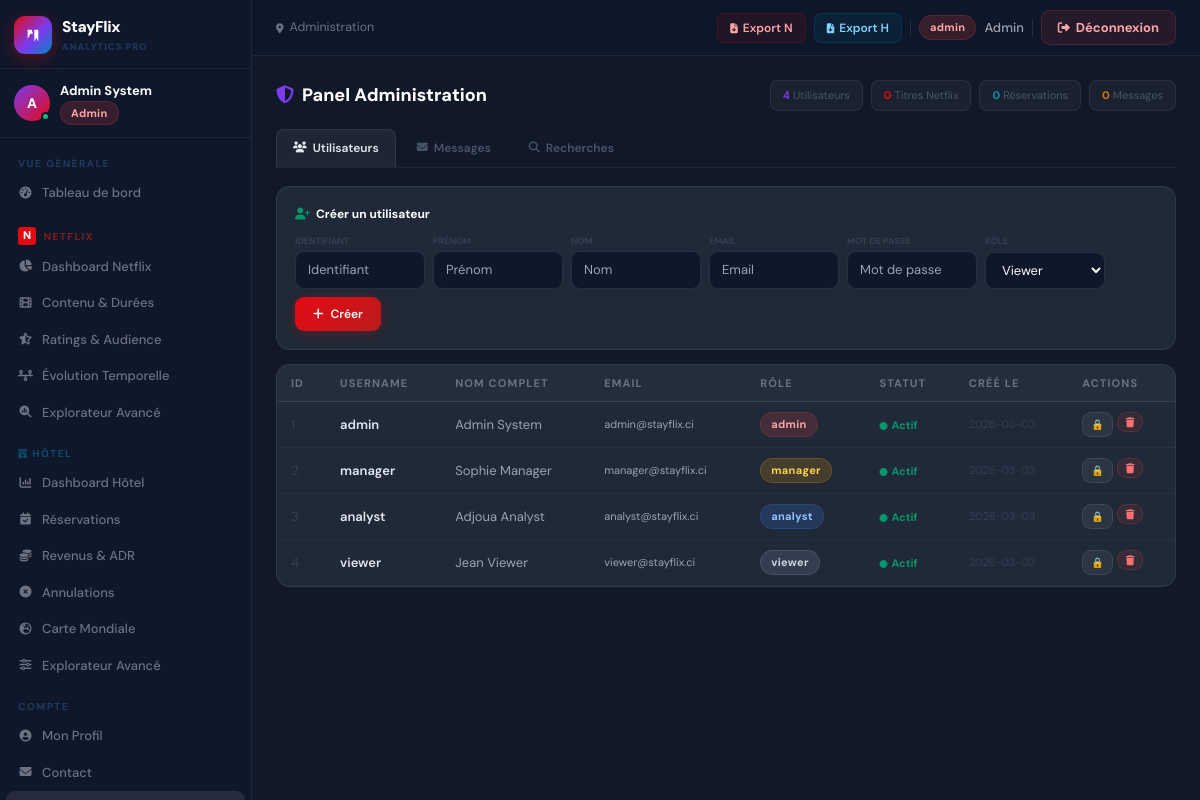
Page /admin (signed in) on the earlier database version.
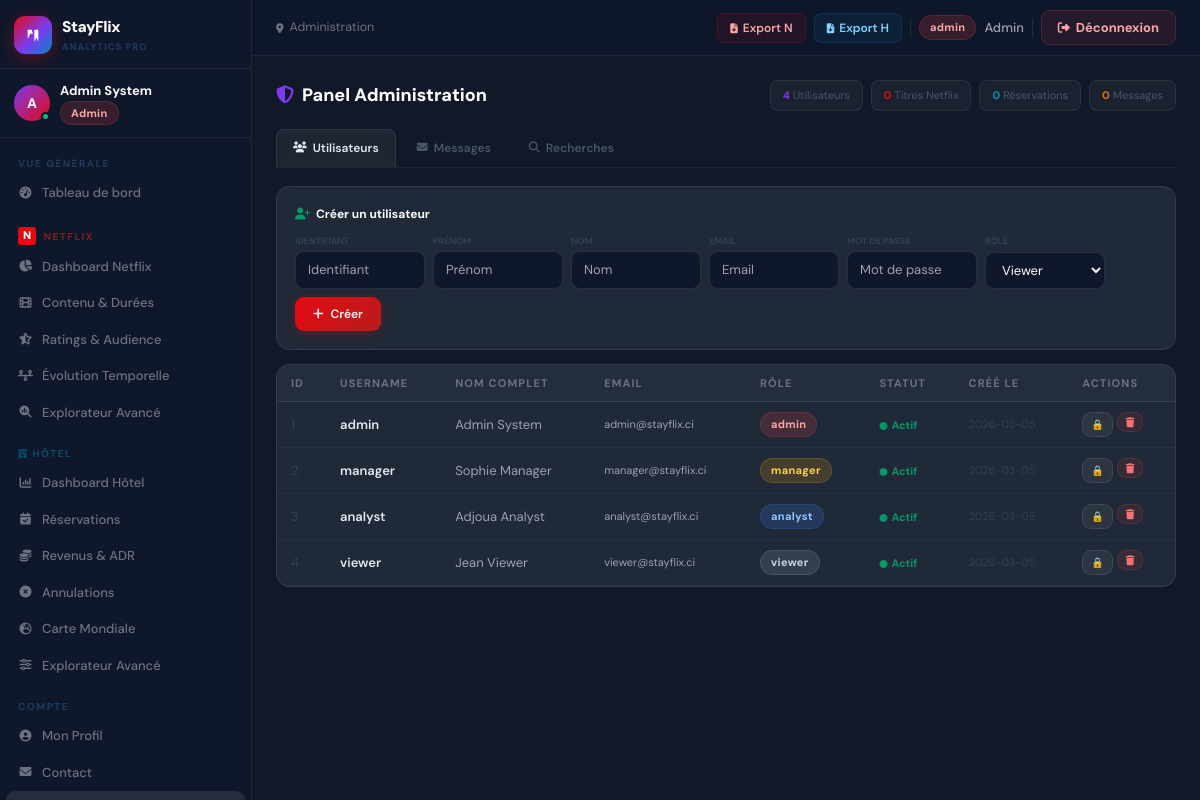
Same page on the later database version.
### tables this page shows
CREATE TABLE users (
            id INTEGER PRIMARY KEY AUTOINCREMENT,
            username TEXT UNIQUE NOT NULL, password TEXT NOT NULL,
            first_name TEXT DEFAULT '', last_name TEXT DEFAULT '',
            email TEXT DEFAULT '', gender TEXT DEFAULT 'M',
            role TEXT DEFAULT 'viewer', photo TEXT DEFAULT 'default.png',
            is_active INTEGER DEFAULT 1,
            created_at TIMESTAMP DEFAULT CURRENT_TIMESTAMP
        );

### app.py (the view)
@app.route('/admin')
@login_required
@roles_required('admin','manager','analyst')
def admin_panel():
    db = get_db()
    users    = db.execute('SELECT * FROM users ORDER BY id').fetchall()
    contacts = db.execute('SELECT * FROM contacts ORDER BY created_at DESC LIMIT 50').fetchall()
    searches = db.execute('''SELECT sh.*,u.username FROM search_history sh LEFT JOIN users u ON sh.user_id=u.id ORDER BY sh.created_at DESC LIMIT 30''').fetchall()
    dn=get_netflix(); dh=get_hotel()
    ds = {'netflix':len(dn) if not dn.empty else 0, 'hotel':len(dh) if not dh.empty else 0,
          'users':len(users), 'contacts':len(contacts)}
    return render_template('admin.html', users=users, contacts=contacts, searches=searches, ds=ds)

### templates/admin.html (shortened to what this page needs)
{% extends 'base.html' %}
{% block breadcrumb %}Administration{% endblock %}
{% block content %}
<div style="margin-bottom:18px;display:flex;align-items:center;justify-content:space-between;flex-wrap:wrap;gap:10px">
  <h2 style="font-size:18px;font-weight:800;color:#fff"><i class="fa-solid fa-shield-halved" style="color:#7c3aed;margin-right:8px"></i>Panel Administration</h2>
  <div style="display:flex;gap:8px">
    {% for val, label, color in [(ds.users,'Utilisateurs','#7c3aed'),(ds.netflix,'Titres Netflix','#E50914'),(ds.hotel,'Réservations','#0891B2'),(ds.contacts,'Messages','#d97706')] %}
    <div style="padding:6px 12px;border-radius:8px;background:rgba(255,255,255,.04);border:1px solid rgba(255,255,255,.07);font-size:11px;color:#475569"><span style="font-weight:700;color:{{ color }}">{{ val }}</span> {{ label }}</div>
    {% endfor %}
  </div>
</div>
<div style="display:flex;gap:4px;margin-bottom:18px;border-bottom:1px solid rgba(255,255,255,.06);padding-bottom:0" id="tabs">
  {% for tid, label, icon in [('users','Utilisateurs','fa-users'),('contacts','Messages','fa-envelope'),('searches','Recherches','fa-magnifying-glass')] %}
  <button onclick="switchTab('{{ tid }}')" id="tab-{{ tid }}" style="padding:9px 16px;border-radius:8px 8px 0 0;border:1px solid transparent;background:transparent;color:#475569;font-size:12px;font-weight:600;cursor:pointer;transition:.16s;font-family:inherit;display:flex;align-items:center;gap:6px" class="tab-btn"><i class="fa-solid {{ icon }}" style="font-size:11px"></i>{{ label }}</button>
  {% endfor %}
</div>
<div id="panel-users">
  {% if session.role == 'admin' %}
  <div class="card" style="padding:18px;margin-bottom:14px">
    <div style="font-size:12px;font-weight:700;color:#fff;margin-bottom:12px"><i class="fa-solid fa-user-plus" style="color:#059669;margin-right:6px"></i>Créer un utilisateur</div>
    <form method="POST" action="{{ url_for('admin_create_user') }}" style="display:flex;gap:8px;flex-wrap:wrap;align-items:flex-end">
      {% for fname, ph in [('username','Identifiant'),('first_name','Prénom'),('last_name','Nom'),('email','Email'),('password','Mot de passe')] %}
      <div><label style="font-size:9px;font-weight:700;color:#334155;text-transform:uppercase;display:block;margin-bottom:3px">{{ ph }}</label><input name="{{ fname }}" placeholder="{{ ph }}" {% if fname=='password' %}type="password"{% endif %} class="inp" style="width:130px"></div>
      {% endfor %}
      <div><label style="font-size:9px;font-weight:700;color:#334155;text-transform:uppercase;display:block;margin-bottom:3px">Rôle</label>
        <select name="role" class="inp" style="width:120px"><option value="viewer">Viewer</option><option value="analyst">Analyste</option><option value="manager">Manager</option><option value="admin">Admin</option></select>
      </div>
      <button type="submit" class="btn btn-red" style="font-size:12px"><i class="fa-solid fa-plus"></i>Créer</button>
    </form>
  </div>
  {% endif %}
  <div class="card" style="overflow:hidden">
    <div style="overflow-x:auto">
      <table class="tbl">
        <thead><tr><th>ID</th><th>Username</th><th>Nom complet</th><th>Email</th><th>Rôle</th><th>Statut</th><th>Créé le</th>{% if session.role=='admin' %}<th>Actions</th>{% endif %}</tr></thead>
        <tbody>
          {% for u in users %}
          <tr>
            <td style="color:#334155">{{ u.id }}</td>
            <td style="color:#e2e8f0;font-weight:600">{{ u.username }}</td>
            <td>{{ u.first_name }} {{ u.last_name }}</td>
            <td style="font-size:11px">{{ u.email or '-' }}</td>
            <td><span class="badge badge-{{ u.role }}">{{ u.role }}</span></td>
            <td><span style="font-size:11px;font-weight:700;color:{{ '#059669' if u.is_active else '#ef4444' }}"><i class="fa-solid fa-circle" style="font-size:8px;margin-right:4px"></i>{{ 'Actif' if u.is_active else 'Désactivé' }}</span></td>
            <td style="font-size:11px;color:#334155">{{ u.created_at[:10] if u.created_at else '-' }}</td>
            {% if session.role == 'admin' %}
            <td>
              <div style="display:flex;gap:4px">
                <form method="POST" action="{{ url_for('admin_toggle', uid=u.id) }}" style="margin:0">
                  <button type="submit" class="btn btn-ghost" style="font-size:10px;padding:4px 8px">{{ '🔒' if u.is_active else '✅' }}</button>
                </form>
                <form method="POST" action="{{ url_for('admin_delete', uid=u.id) }}" style="margin:0" onsubmit="return confirm('Supprimer ?')">
                  <button type="submit" class="btn btn-danger" style="font-size:10px;padding:4px 8px"><i class="fa-solid fa-trash"></i></button>
                </form>
              </div>
            </td>
            {% endif %}
          </tr>
          {% endfor %}
        </tbody>
      </table>
    </div>
  </div>
</div>
{% endblock %}

### templates/base.html (shortened to what this page needs)
<!DOCTYPE html>
<html lang="fr">
<head>
<script src="https://cdn.tailwindcss.com"></script>
<link rel="stylesheet" href="https://cdnjs.cloudflare.com/ajax/libs/font-awesome/6.5.0/css/all.min.css"/>
<link rel="stylesheet" href="https://unpkg.com/leaflet@1.9.4/dist/leaflet.css"/>
</head>
<body>
<aside class="sidebar">
  <div style="padding:16px 14px 14px;border-bottom:1px solid rgba(255,255,255,.06)">
    <a href="{{ url_for('home') }}" style="text-decoration:none;display:flex;align-items:center;gap:10px">
      <div style="width:38px;height:38px;border-radius:11px;background:linear-gradient(135deg,#E50914 0%,#7c3aed 55%,#0284c7 100%);display:flex;align-items:center;justify-content:center;animation:float 4.5s ease-in-out infinite;flex-shrink:0;box-shadow:0 4px 16px rgba(229,9,20,.35)">
        <svg width="16" height="16" viewBox="0 0 24 24" fill="white"><path d="M4 4h6l2 6H8l-4 8V4zm10 0h6v18l-3-6-3 6V4z"/></svg>
      </div>
      <div><div style="font-weight:900;color:var(--txt);font-size:15.5px;letter-spacing:-.03em">StayFlix</div><div style="font-size:9.5px;color:#1e3a5f;font-weight:700;letter-spacing:.1em;text-transform:uppercase">Analytics Pro</div></div>
    </a>
  </div>
  <div style="padding:12px 14px;border-bottom:1px solid rgba(255,255,255,.06)">
    <div style="display:flex;align-items:center;gap:10px">
      <div style="width:36px;height:36px;border-radius:50%;background:linear-gradient(135deg,#7c3aed,#E50914);display:flex;align-items:center;justify-content:center;font-weight:800;color:#fff;font-size:14px;flex-shrink:0;position:relative">
        {{ (session.first_name or '?')[0]|upper }}
        <div style="position:absolute;bottom:0;right:0;width:9px;height:9px;border-radius:50%;background:#10b981;border:2px solid #0f172a"></div>
      </div>
      <div style="min-width:0;flex:1">
        <div style="font-size:13px;font-weight:700;color:var(--txt);overflow:hidden;text-overflow:ellipsis;white-space:nowrap">{{ session.first_name }} {{ session.last_name }}</div>
        <span class="badge badge-{{ session.role }}">{{ {'admin':'Admin','manager':'Manager','analyst':'Analyste','viewer':'Viewer'}[session.role] }}</span>
      </div>
    </div>
  </div>
  <nav style="flex:1;padding:8px 0">
    <div class="slb">Vue générale</div>
    <a href="{{ url_for('home') }}" class="ni {% if request.endpoint=='home' %}act{% endif %}"><i class="fa-solid fa-gauge-high"></i>Tableau de bord</a>
    <div class="slb" style="color:#7f1d1d;margin-top:6px">
      <span class="netflix-n">N</span>&nbsp; NETFLIX
    </div>
    <a href="{{ url_for('netflix_dashboard') }}" class="ni {% if request.endpoint=='netflix_dashboard' %}nact{% endif %}"><i class="fa-solid fa-chart-pie"></i>Dashboard Netflix</a>
    <a href="{{ url_for('netflix_content') }}" class="ni {% if request.endpoint=='netflix_content' %}nact{% endif %}"><i class="fa-solid fa-film"></i>Contenu & Durées</a>
    <a href="{{ url_for('netflix_ratings') }}" class="ni {% if request.endpoint=='netflix_ratings' %}nact{% endif %}"><i class="fa-solid fa-star-half-stroke"></i>Ratings & Audience</a>
    <a href="{{ url_for('netflix_timeline') }}" class="ni {% if request.endpoint=='netflix_timeline' %}nact{% endif %}"><i class="fa-solid fa-timeline"></i>Évolution Temporelle</a>
    <a href="{{ url_for('netflix_search') }}" class="ni {% if request.endpoint=='netflix_search' %}nact{% endif %}"><i class="fa-solid fa-magnifying-glass-chart"></i>Explorateur Avancé</a>
    <div class="slb" style="color:#0c4a6e;margin-top:6px"><i class="fa-solid fa-hotel" style="font-size:9px"></i> HÔTEL</div>
    <a href="{{ url_for('hotel_dashboard') }}" class="ni {% if request.endpoint=='hotel_dashboard' %}hact{% endif %}"><i class="fa-solid fa-chart-column"></i>Dashboard Hôtel</a>
    <a href="{{ url_for('hotel_bookings') }}" class="ni {% if request.endpoint=='hotel_bookings' %}hact{% endif %}"><i class="fa-solid fa-calendar-check"></i>Réservations</a>
    {% if session.role in ['admin','manager','analyst'] %}
    <a href="{{ url_for('hotel_revenue') }}" class="ni {% if request.endpoint=='hotel_revenue' %}hact{% endif %}"><i class="fa-solid fa-coins"></i>Revenus & ADR</a>
    {% else %}
    <div class="ni locked" title="Réservé Analyste+"><i class="fa-solid fa-lock"></i>Revenus & ADR</div>
    {% endif %}
    <a href="{{ url_for('hotel_cancellations') }}" class="ni {% if request.endpoint=='hotel_cancellations' %}hact{% endif %}"><i class="fa-solid fa-circle-xmark"></i>Annulations</a>
    <a href="{{ url_for('hotel_map') }}" class="ni {% if request.endpoint=='hotel_map' %}hact{% endif %}"><i class="fa-solid fa-earth-europe"></i>Carte Mondiale</a>
    <a href="{{ url_for('hotel_search') }}" class="ni {% if request.endpoint=='hotel_search' %}hact{% endif %}"><i class="fa-solid fa-sliders"></i>Explorateur Avancé</a>
    <div class="slb" style="margin-top:6px">Compte</div>
    <a href="{{ url_for('profile') }}" class="ni {% if request.endpoint=='profile' %}act{% endif %}"><i class="fa-solid fa-circle-user"></i>Mon Profil</a>
    <a href="{{ url_for('contact') }}" class="ni {% if request.endpoint=='contact' %}act{% endif %}"><i class="fa-solid fa-envelope"></i>Contact</a>
    {% if session.role in ['admin','manager','analyst'] %}<a href="{{ url_for('admin_panel') }}" class="ni {% if request.endpoint=='admin_panel' %}act{% endif %}">Administration</a>{% endif %}
  </nav>
</aside>
<header class="topbar">
  <div style="display:flex;align-items:center;gap:6px;font-size:12.5px;color:var(--txt4);min-width:0">
    <i class="fa-solid fa-location-dot" style="font-size:10px;flex-shrink:0;color:var(--txt4)"></i>
    <span style="overflow:hidden;text-overflow:ellipsis;white-space:nowrap">{% block breadcrumb %}Accueil{% endblock %}</span>
  </div>
  <div style="display:flex;align-items:center;gap:8px;flex-shrink:0">
    {% if session.role in ['admin','manager'] %}
    <a href="{{ url_for('export_netflix') }}" style="display:flex;align-items:center;gap:5px;padding:5px 12px;border-radius:8px;background:rgba(229,9,20,.09);border:1px solid rgba(229,9,20,.2);color:#fca5a5;font-size:12px;font-weight:600;text-decoration:none;transition:.15s" onmouseover="this.style.background='rgba(229,9,20,.18)'" onmouseout="this.style.background='rgba(229,9,20,.09)'"><i class="fa-solid fa-file-arrow-down" style="font-size:10px"></i>Export N</a>
    <a href="{{ url_for('export_hotel') }}" style="display:flex;align-items:center;gap:5px;padding:5px 12px;border-radius:8px;background:rgba(2,132,199,.09);border:1px solid rgba(2,132,199,.2);color:#7dd3fc;font-size:12px;font-weight:600;text-decoration:none;transition:.15s" onmouseover="this.style.background='rgba(2,132,199,.18)'" onmouseout="this.style.background='rgba(2,132,199,.09)'"><i class="fa-solid fa-file-arrow-down" style="font-size:10px"></i>Export H</a>
    {% endif %}
    <span class="badge badge-{{ session.role }}">{{ session.role }}</span>
    <span style="font-size:13px;color:var(--txt3);font-weight:500">{{ session.first_name }}</span>
    <a href="{{ url_for('logout') }}" class="logout-btn"><i class="fa-solid fa-right-from-bracket"></i>Déconnexion</a>
  </div>
</header>
<div class="main-wrap"><div class="page-inner">
{% block content %}{% endblock %}
</div></div>
</body>
</html>

Differences in the rows shown:
changed users "admin": created_at "2026-03-03" → "2026-03-05"
changed users "manager": created_at "2026-03-03" → "2026-03-05"
changed users "analyst": created_at "2026-03-03" → "2026-03-05"
changed users "viewer": created_at "2026-03-03" → "2026-03-05"
